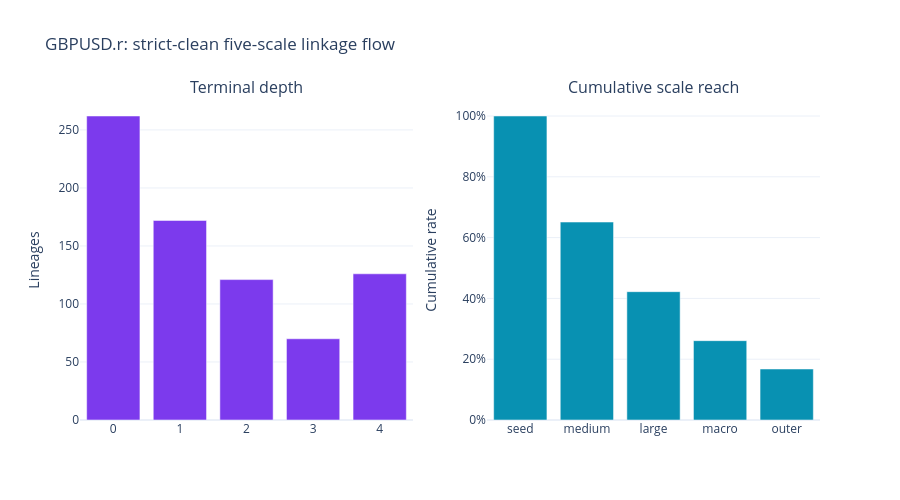

Notebook code for this chart:
### Markdown cell above
## Linked probability ladder

Every probability uses the same strict-clean seed cohort. Conditional rates describe each stage among lineages that reached it. Cumulative reach is arithmetic conditioning, not an independence assumption.

### Code cell
reach_labels = ["seed", "medium", "large", "macro", "outer"]
probability_records = []
cohort_size = len(strict_clean_linkages)

for depth, label in enumerate(reach_labels):
    if depth == 0:
        reached = cohort_size
        conditional_rate = 1.0
    else:
        reached = strict_clean_linkages["terminal_depth"].ge(depth).sum()
        previous_reached = strict_clean_linkages["terminal_depth"].ge(depth - 1).sum()
        conditional_rate = reached / previous_reached
    probability_records.append({
        "attained_scale": label,
        "minimum_depth": depth,
        "lineages_reaching_scale": reached,
        "conditional_reach_rate": conditional_rate,
        "cumulative_reach_rate": reached / cohort_size,
    })

probability_ladder = pd.DataFrame.from_records(probability_records).set_index("attained_scale")
terminal_depth_summary = strict_clean_linkages["terminal_depth"].astype(int).value_counts().sort_index()
terminal_depth_summary = terminal_depth_summary.reindex(range(5), fill_value=0).rename("lineages").to_frame()
terminal_depth_summary["share"] = terminal_depth_summary["lineages"] / cohort_size

display(probability_ladder.style.format({
    "minimum_depth": "{:,}",
    "lineages_reaching_scale": "{:,}",
    "conditional_reach_rate": "{:.2%}",
    "cumulative_reach_rate": "{:.2%}",
}))
display(terminal_depth_summary.style.format({"lineages": "{:,}", "share": "{:.2%}"}))

depth_figure = make_subplots(rows=1, cols=2, subplot_titles=["Terminal depth", "Cumulative scale reach"])
depth_figure.add_trace(go.Bar(
    x=terminal_depth_summary.index,
    y=terminal_depth_summary["lineages"],
    marker_color="#7c3aed",
    name="Terminal depth",
), row=1, col=1)
depth_figure.add_trace(go.Bar(
    x=probability_ladder.index,
    y=probability_ladder["cumulative_reach_rate"],
    marker_color="#0891b2",
    name="Cumulative reach",
), row=1, col=2)
depth_figure.update_layout(
    title=f"{SYMBOL}: strict-clean five-scale linkage flow",
    template="plotly_white",
    height=500,
    showlegend=False,
)
depth_figure.update_yaxes(title="Lineages", row=1, col=1)
depth_figure.update_yaxes(title="Cumulative rate", tickformat=".0%", row=1, col=2)
depth_figure.show()

### Figure 1 — Plotly figure (JSON) as saved in the notebook; plotly's stock layout.template omitted (floating-point values rounded to 4 significant figures)
{"data": [{"marker": {"color": "#7c3aed"}, "name": "Terminal depth", "x": [0, 1, 2, 3, 4], "y": [262, 172, 121, 70, 126], "type": "bar", "xaxis": "x", "yaxis": "y"}, {"marker": {"color": "#0891b2"}, "name": "Cumulative reach", "x": ["seed", "medium", "large", "macro", "outer"], "y": [1.0, 0.6511, 0.4221, 0.261, 0.1678], "type": "bar", "xaxis": "x2", "yaxis": "y2"}], "layout": {"xaxis": {"anchor": "y", "domain": [0.0, 0.45]}, "yaxis": {"anchor": "x", "domain": [0.0, 1.0], "title": {"text": "Lineages"}}, "xaxis2": {"anchor": "y2", "domain": [0.55, 1.0]}, "yaxis2": {"anchor": "x2", "domain": [0.0, 1.0], "title": {"text": "Cumulative rate"}, "tickformat": ".0%"}, "annotations": [{"font": {"size": 16}, "showarrow": false, "text": "Terminal depth", "x": 0.225, "xanchor": "center", "xref": "paper", "y": 1.0, "yanchor": "bottom", "yref": "paper"}, {"font": {"size": 16}, "showarrow": false, "text": "Cumulative scale reach", "x": 0.775, "xanchor": "center", "xref": "paper", "y": 1.0, "yanchor": "bottom", "yref": "paper"}], "title": {"text": "GBPUSD.r: strict-clean five-scale linkage flow"}, "height": 500, "showlegend": false}}
